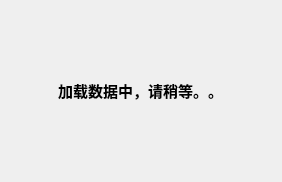
<?xml version="1.0" encoding="UTF-8"?>
<ui version="4.0">
 <class>Form</class>
 <widget class="QWidget" name="Form">
  <property name="geometry">
   <rect>
    <x>0</x>
    <y>0</y>
    <width>282</width>
    <height>182</height>
   </rect>
  </property>
  <property name="windowTitle">
   <string>Form</string>
  </property>
  <widget class="QLabel" name="label">
   <property name="geometry">
    <rect>
     <x>10</x>
     <y>10</y>
     <width>261</width>
     <height>161</height>
    </rect>
   </property>
   <property name="font">
    <font>
     <family>微软雅黑</family>
     <pointsize>11</pointsize>
     <weight>75</weight>
     <bold>true</bold>
    </font>
   </property>
   <property name="text">
    <string>加载数据中，请稍等。。</string>
   </property>
   <property name="alignment">
    <set>Qt::AlignCenter</set>
   </property>
  </widget>
 </widget>
 <resources/>
 <connections/>
</ui>
